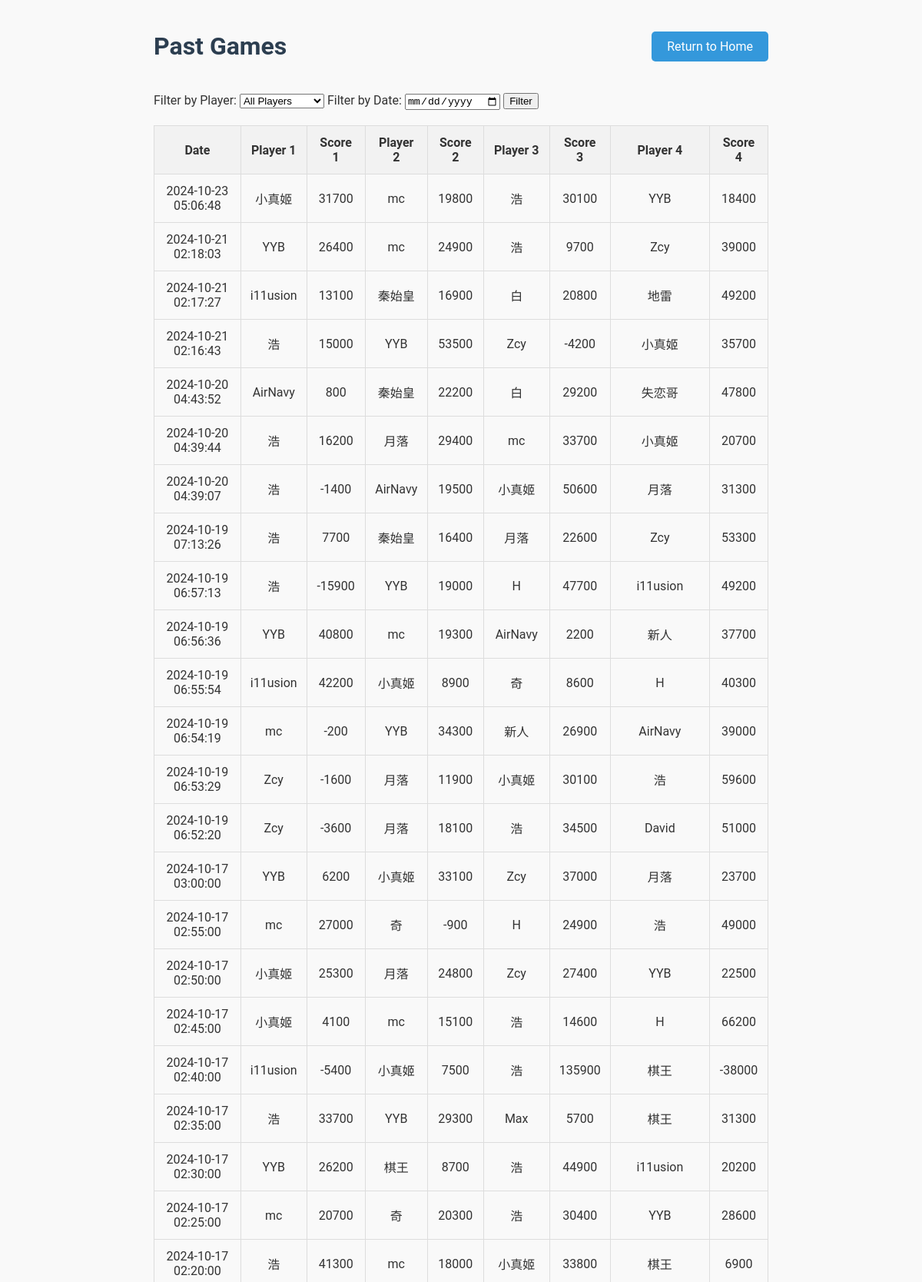
Screenshot of /view-past-games (upper part) with the database file from the repository.
### tables this page shows
CREATE TABLE games (
    game_id INTEGER PRIMARY KEY AUTOINCREMENT,
    player1 TEXT NOT NULL,
    player2 TEXT NOT NULL,
    player3 TEXT NOT NULL,
    player4 TEXT NOT NULL,
    raw_score1 INTEGER NOT NULL,
    raw_score2 INTEGER NOT NULL,
    raw_score3 INTEGER NOT NULL,
    raw_score4 INTEGER NOT NULL,
    final_score1 INTEGER NOT NULL,
    final_score2 INTEGER NOT NULL,
    final_score3 INTEGER NOT NULL,
    final_score4 INTEGER NOT NULL,
    game_date TIMESTAMP DEFAULT CURRENT_TIMESTAMP
);

### app.py (the view)
@app.route("/view-past-games", methods=["GET", "POST"])
def view_past_games():
    conn = get_db_connection()
    cursor = conn.cursor()
    player_filter = request.form.get("player_filter")
    date_filter = request.form.get("date_filter")
    query = """
    SELECT game_date, player1, player2, player3, player4, raw_score1, raw_score2, raw_score3, raw_score4
    FROM games WHERE 1=1
    """
    params = []
    if player_filter:
        query += " AND (? IN (player1, player2, player3, player4))"
        params.append(player_filter)
    if date_filter:
        query += " AND DATE(game_date) = ?"
        params.append(date_filter)
    query += " ORDER BY game_date DESC"
    cursor.execute(query, params)
    games = cursor.fetchall()
    cursor.execute("SELECT name FROM players")
    players = cursor.fetchall()
    conn.close()
    return render_template("view_past_games.html", games=games, players=players)

### app.py (called while the page is built)
def get_db_connection():
    conn = sqlite3.connect('mahjong.db')
    conn.row_factory = sqlite3.Row  # Return rows as dictionaries
    return conn

### templates/view_past_games.html (shortened to what this page needs)
<!DOCTYPE html>
<html lang="en">
<head>
</head>
<body>
    <div class="container">
        <div class="header-row">
            <h1>Past Games</h1>
            <div class="return-button">
                <a href="{{ url_for('home') }}">Return to Home</a>
            </div>
        </div>
        <div class="filter-section">
            <form method="POST">
                <label for="player_filter">Filter by Player:</label>
                <select name="player_filter" id="player_filter">
                    <option value="">All Players</option>
                </select>
                <label for="date_filter">Filter by Date:</label>
                <input type="date" name="date_filter" id="date_filter">
                <button type="submit">Filter</button>
            </form>
        </div>
        <table>
            <tr>
                <th>Date</th>
                <th>Player 1</th>
                <th>Score 1</th>
                <th>Player 2</th>
                <th>Score 2</th>
                <th>Player 3</th>
                <th>Score 3</th>
                <th>Player 4</th>
                <th>Score 4</th>
            </tr>
            {% for game in games %}
            <tr>
                <td>{{ game['game_date'] }}</td>
                <td>{{ game['player1'] }}</td>
                <td>{{ game['raw_score1'] }}</td>
                <td>{{ game['player2'] }}</td>
                <td>{{ game['raw_score2'] }}</td>
                <td>{{ game['player3'] }}</td>
                <td>{{ game['raw_score3'] }}</td>
                <td>{{ game['player4'] }}</td>
                <td>{{ game['raw_score4'] }}</td>
            </tr>
            {% endfor %}
        </table>
    </div>
</body>
</html>

### templates/view_past_games.html (style rules this page uses)
body { font-family: 'Roboto', sans-serif; background-color: #f9f9f9; color: #333; margin: 0; padding: 20px; }
.container { max-width: 800px; margin: 0 auto; }
.header-row { display: flex; justify-content: space-between; align-items: center; margin-bottom: 20px; }
h1 { color: #2c3e50; }
table { width: 100%; border-collapse: collapse; margin-top: 20px; }
th, td { padding: 12px; border: 1px solid #ddd; text-align: center; }
th { background-color: #f2f2f2; }
.filter-section { margin-bottom: 20px; }
.return-button a { text-decoration: none; background-color: #3498db; color: #ffffff; padding: 10px 20px; border-radius: 5px; transition: background-color 0.3s; }

### rows the page displays
games: game_date "2024-10-23 05:06:48", player1 "小真姬", raw_score1 "31700", player2 "mc", raw_score2 "19800", player3 "浩", raw_score3 "30100", player4 "YYB", raw_score4 "18400"
games: game_date "2024-10-21 02:18:03", player1 "YYB", raw_score1 "26400", player2 "mc", raw_score2 "24900", player3 "浩", raw_score3 "9700", player4 "Zcy", raw_score4 "39000"
games: game_date "2024-10-21 02:17:27", player1 "i11usion", raw_score1 "13100", player2 "秦始皇", raw_score2 "16900", player3 "白", raw_score3 "20800", player4 "地雷", raw_score4 "49200"
games: game_date "2024-10-21 02:16:43", player1 "浩", raw_score1 "15000", player2 "YYB", raw_score2 "53500", player3 "Zcy", raw_score3 "-4200", player4 "小真姬", raw_score4 "35700"
games: game_date "2024-10-20 04:43:52", player1 "AirNavy", raw_score1 "800", player2 "秦始皇", raw_score2 "22200", player3 "白", raw_score3 "29200", player4 "失恋哥", raw_score4 "47800"
games: game_date "2024-10-20 04:39:44", player1 "浩", raw_score1 "16200", player2 "月落", raw_score2 "29400", player3 "mc", raw_score3 "33700", player4 "小真姬", raw_score4 "20700"
games: game_date "2024-10-20 04:39:07", player1 "浩", raw_score1 "-1400", player2 "AirNavy", raw_score2 "19500", player3 "小真姬", raw_score3 "50600", player4 "月落", raw_score4 "31300"
games: game_date "2024-10-19 07:13:26", player1 "浩", raw_score1 "7700", player2 "秦始皇", raw_score2 "16400", player3 "月落", raw_score3 "22600", player4 "Zcy", raw_score4 "53300"
games: game_date "2024-10-19 06:57:13", player1 "浩", raw_score1 "-15900", player2 "YYB", raw_score2 "19000", player3 "H", raw_score3 "47700", player4 "i11usion", raw_score4 "49200"
games: game_date "2024-10-19 06:56:36", player1 "YYB", raw_score1 "40800", player2 "mc", raw_score2 "19300", player3 "AirNavy", raw_score3 "2200", player4 "新人", raw_score4 "37700"
games: game_date "2024-10-19 06:55:54", player1 "i11usion", raw_score1 "42200", player2 "小真姬", raw_score2 "8900", player3 "奇", raw_score3 "8600", player4 "H", raw_score4 "40300"
games: game_date "2024-10-19 06:54:19", player1 "mc", raw_score1 "-200", player2 "YYB", raw_score2 "34300", player3 "新人", raw_score3 "26900", player4 "AirNavy", raw_score4 "39000"
games: game_date "2024-10-19 06:53:29", player1 "Zcy", raw_score1 "-1600", player2 "月落", raw_score2 "11900", player3 "小真姬", raw_score3 "30100", player4 "浩", raw_score4 "59600"
games: game_date "2024-10-19 06:52:20", player1 "Zcy", raw_score1 "-3600", player2 "月落", raw_score2 "18100", player3 "浩", raw_score3 "34500", player4 "David", raw_score4 "51000"
games: game_date "2024-10-17 03:00:00", player1 "YYB", raw_score1 "6200", player2 "小真姬", raw_score2 "33100", player3 "Zcy", raw_score3 "37000", player4 "月落", raw_score4 "23700"
games: game_date "2024-10-17 02:55:00", player1 "mc", raw_score1 "27000", player2 "奇", raw_score2 "-900", player3 "H", raw_score3 "24900", player4 "浩", raw_score4 "49000"
games: game_date "2024-10-17 02:50:00", player1 "小真姬", raw_score1 "25300", player2 "月落", raw_score2 "24800", player3 "Zcy", raw_score3 "27400", player4 "YYB", raw_score4 "22500"
games: game_date "2024-10-17 02:45:00", player1 "小真姬", raw_score1 "4100", player2 "mc", raw_score2 "15100", player3 "浩", raw_score3 "14600", player4 "H", raw_score4 "66200"
games: game_date "2024-10-17 02:40:00", player1 "i11usion", raw_score1 "-5400", player2 "小真姬", raw_score2 "7500", player3 "浩", raw_score3 "135900", player4 "棋王", raw_score4 "-38000"
games: game_date "2024-10-17 02:35:00", player1 "浩", raw_score1 "33700", player2 "YYB", raw_score2 "29300", player3 "Max", raw_score3 "5700", player4 "棋王", raw_score4 "31300"
games: game_date "2024-10-17 02:30:00", player1 "YYB", raw_score1 "26200", player2 "棋王", raw_score2 "8700", player3 "浩", raw_score3 "44900", player4 "i11usion", raw_score4 "20200"
games: game_date "2024-10-17 02:25:00", player1 "mc", raw_score1 "20700", player2 "奇", raw_score2 "20300", player3 "浩", raw_score3 "30400", player4 "YYB", raw_score4 "28600"
games: game_date "2024-10-17 02:20:00", player1 "浩", raw_score1 "41300", player2 "mc", raw_score2 "18000", player3 "小真姬", raw_score3 "33800", player4 "棋王", raw_score4 "6900"
